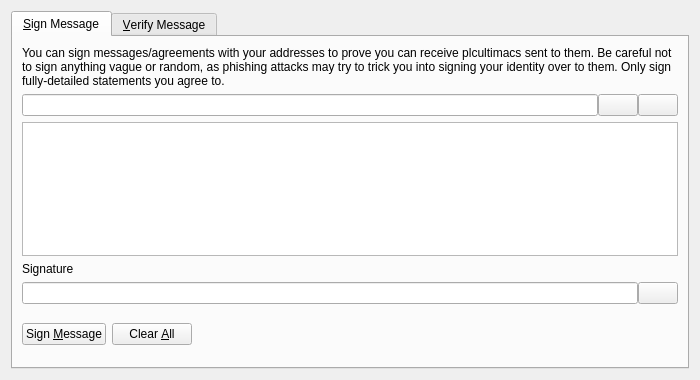
<?xml version="1.0" encoding="UTF-8"?>
<ui version="4.0">
 <class>SignVerifyMessageDialog</class>
 <widget class="QDialog" name="SignVerifyMessageDialog">
  <property name="geometry">
   <rect>
    <x>0</x>
    <y>0</y>
    <width>700</width>
    <height>380</height>
   </rect>
  </property>
  <property name="windowTitle">
   <string>Signatures - Sign / Verify a Message</string>
  </property>
  <property name="modal">
   <bool>true</bool>
  </property>
  <layout class="QVBoxLayout" name="verticalLayout">
   <item>
    <widget class="QTabWidget" name="tabWidget">
     <property name="currentIndex">
      <number>0</number>
     </property>
     <widget class="QWidget" name="tabSignMessage">
      <attribute name="title">
       <string>&amp;Sign Message</string>
      </attribute>
      <layout class="QVBoxLayout" name="verticalLayout_SM">
       <item>
        <widget class="QLabel" name="infoLabel_SM">
         <property name="text">
          <string>You can sign messages/agreements with your addresses to prove you can receive plcultimacs sent to them. Be careful not to sign anything vague or random, as phishing attacks may try to trick you into signing your identity over to them. Only sign fully-detailed statements you agree to.</string>
         </property>
         <property name="textFormat">
          <enum>Qt::PlainText</enum>
         </property>
         <property name="wordWrap">
          <bool>true</bool>
         </property>
        </widget>
       </item>
       <item>
        <layout class="QHBoxLayout" name="horizontalLayout_1_SM">
         <property name="spacing">
          <number>0</number>
         </property>
         <item>
          <widget class="QValidatedLineEdit" name="addressIn_SM">
           <property name="toolTip">
            <string>The PLC Ultima Classic address to sign the message with</string>
           </property>
          </widget>
         </item>
         <item>
          <widget class="QPushButton" name="addressBookButton_SM">
           <property name="toolTip">
            <string>Choose previously used address</string>
           </property>
           <property name="text">
            <string/>
           </property>
           <property name="icon">
            <iconset resource="../bitcoin.qrc">
             <normaloff>:/icons/address-book</normaloff>:/icons/address-book</iconset>
           </property>
           <property name="shortcut">
            <string>Alt+A</string>
           </property>
           <property name="autoDefault">
            <bool>false</bool>
           </property>
          </widget>
         </item>
         <item>
          <widget class="QPushButton" name="pasteButton_SM">
           <property name="toolTip">
            <string>Paste address from clipboard</string>
           </property>
           <property name="text">
            <string/>
           </property>
           <property name="icon">
            <iconset resource="../bitcoin.qrc">
             <normaloff>:/icons/editpaste</normaloff>:/icons/editpaste</iconset>
           </property>
           <property name="shortcut">
            <string>Alt+P</string>
           </property>
           <property name="autoDefault">
            <bool>false</bool>
           </property>
          </widget>
         </item>
        </layout>
       </item>
       <item>
        <widget class="QPlainTextEdit" name="messageIn_SM">
         <property name="toolTip">
          <string>Enter the message you want to sign here</string>
         </property>
        </widget>
       </item>
       <item>
        <widget class="QLabel" name="signatureLabel_SM">
         <property name="text">
          <string>Signature</string>
         </property>
         <property name="textFormat">
          <enum>Qt::PlainText</enum>
         </property>
        </widget>
       </item>
       <item>
        <layout class="QHBoxLayout" name="horizontalLayout_2_SM">
         <property name="spacing">
          <number>0</number>
         </property>
         <item>
          <widget class="QLineEdit" name="signatureOut_SM">
           <property name="font">
            <font>
             <italic>true</italic>
            </font>
           </property>
           <property name="readOnly">
            <bool>true</bool>
           </property>
          </widget>
         </item>
         <item>
          <widget class="QPushButton" name="copySignatureButton_SM">
           <property name="toolTip">
            <string>Copy the current signature to the system clipboard</string>
           </property>
           <property name="text">
            <string/>
           </property>
           <property name="icon">
            <iconset resource="../bitcoin.qrc">
             <normaloff>:/icons/editcopy</normaloff>:/icons/editcopy</iconset>
           </property>
           <property name="autoDefault">
            <bool>false</bool>
           </property>
          </widget>
         </item>
        </layout>
       </item>
       <item>
        <layout class="QHBoxLayout" name="horizontalLayout_3_SM">
         <item>
          <widget class="QPushButton" name="signMessageButton_SM">
           <property name="toolTip">
            <string>Sign the message to prove you own this PLC Ultima Classic address</string>
           </property>
           <property name="text">
            <string>Sign &amp;Message</string>
           </property>
           <property name="icon">
            <iconset resource="../bitcoin.qrc">
             <normaloff>:/icons/edit</normaloff>:/icons/edit</iconset>
           </property>
           <property name="autoDefault">
            <bool>false</bool>
           </property>
          </widget>
         </item>
         <item>
          <widget class="QPushButton" name="clearButton_SM">
           <property name="toolTip">
            <string>Reset all sign message fields</string>
           </property>
           <property name="text">
            <string>Clear &amp;All</string>
           </property>
           <property name="icon">
            <iconset resource="../bitcoin.qrc">
             <normaloff>:/icons/remove</normaloff>:/icons/remove</iconset>
           </property>
           <property name="autoDefault">
            <bool>false</bool>
           </property>
          </widget>
         </item>
         <item>
          <spacer name="horizontalSpacer_1_SM">
           <property name="orientation">
            <enum>Qt::Horizontal</enum>
           </property>
           <property name="sizeHint" stdset="0">
            <size>
             <width>40</width>
             <height>48</height>
            </size>
           </property>
          </spacer>
         </item>
         <item>
          <widget class="QLabel" name="statusLabel_SM">
           <property name="font">
            <font>
             <weight>75</weight>
             <bold>true</bold>
            </font>
           </property>
           <property name="text">
            <string/>
           </property>
           <property name="wordWrap">
            <bool>true</bool>
           </property>
          </widget>
         </item>
         <item>
          <spacer name="horizontalSpacer_2_SM">
           <property name="orientation">
            <enum>Qt::Horizontal</enum>
           </property>
           <property name="sizeHint" stdset="0">
            <size>
             <width>40</width>
             <height>48</height>
            </size>
           </property>
          </spacer>
         </item>
        </layout>
       </item>
      </layout>
     </widget>
     <widget class="QWidget" name="tabVerifyMessage">
      <attribute name="title">
       <string>&amp;Verify Message</string>
      </attribute>
      <layout class="QVBoxLayout" name="verticalLayout_VM">
       <item>
        <widget class="QLabel" name="infoLabel_VM">
         <property name="text">
          <string>Enter the receiver's address, message (ensure you copy line breaks, spaces, tabs, etc. exactly) and signature below to verify the message. Be careful not to read more into the signature than what is in the signed message itself, to avoid being tricked by a man-in-the-middle attack. Note that this only proves the signing party receives with the address, it cannot prove sendership of any transaction!</string>
         </property>
         <property name="textFormat">
          <enum>Qt::PlainText</enum>
         </property>
         <property name="alignment">
          <set>Qt::AlignLeading|Qt::AlignLeft|Qt::AlignTop</set>
         </property>
         <property name="wordWrap">
          <bool>true</bool>
         </property>
        </widget>
       </item>
       <item>
        <layout class="QHBoxLayout" name="horizontalLayout_1_VM">
         <property name="spacing">
          <number>0</number>
         </property>
         <item>
          <widget class="QValidatedLineEdit" name="addressIn_VM">
           <property name="toolTip">
            <string>The PLC Ultima Classic address the message was signed with</string>
           </property>
          </widget>
         </item>
         <item>
          <widget class="QPushButton" name="addressBookButton_VM">
           <property name="toolTip">
            <string>Choose previously used address</string>
           </property>
           <property name="text">
            <string/>
           </property>
           <property name="icon">
            <iconset resource="../bitcoin.qrc">
             <normaloff>:/icons/address-book</normaloff>:/icons/address-book</iconset>
           </property>
           <property name="shortcut">
            <string>Alt+A</string>
           </property>
           <property name="autoDefault">
            <bool>false</bool>
           </property>
          </widget>
         </item>
        </layout>
       </item>
       <item>
        <widget class="QPlainTextEdit" name="messageIn_VM"/>
       </item>
       <item>
        <widget class="QValidatedLineEdit" name="signatureIn_VM"/>
       </item>
       <item>
        <layout class="QHBoxLayout" name="horizontalLayout_2_VM">
         <item>
          <widget class="QPushButton" name="verifyMessageButton_VM">
           <property name="toolTip">
            <string>Verify the message to ensure it was signed with the specified PLC Ultima Classic address</string>
           </property>
           <property name="text">
            <string>Verify &amp;Message</string>
           </property>
           <property name="icon">
            <iconset resource="../bitcoin.qrc">
             <normaloff>:/icons/transaction_0</normaloff>:/icons/transaction_0</iconset>
           </property>
           <property name="autoDefault">
            <bool>false</bool>
           </property>
          </widget>
         </item>
         <item>
          <widget class="QPushButton" name="clearButton_VM">
           <property name="toolTip">
            <string>Reset all verify message fields</string>
           </property>
           <property name="text">
            <string>Clear &amp;All</string>
           </property>
           <property name="icon">
            <iconset resource="../bitcoin.qrc">
             <normaloff>:/icons/remove</normaloff>:/icons/remove</iconset>
           </property>
           <property name="autoDefault">
            <bool>false</bool>
           </property>
          </widget>
         </item>
         <item>
          <spacer name="horizontalSpacer_1_VM">
           <property name="orientation">
            <enum>Qt::Horizontal</enum>
           </property>
           <property name="sizeHint" stdset="0">
            <size>
             <width>40</width>
             <height>48</height>
            </size>
           </property>
          </spacer>
         </item>
         <item>
          <widget class="QLabel" name="statusLabel_VM">
           <property name="font">
            <font>
             <weight>75</weight>
             <bold>true</bold>
            </font>
           </property>
           <property name="text">
            <string/>
           </property>
           <property name="wordWrap">
            <bool>true</bool>
           </property>
          </widget>
         </item>
         <item>
          <spacer name="horizontalSpacer_2_VM">
           <property name="orientation">
            <enum>Qt::Horizontal</enum>
           </property>
           <property name="sizeHint" stdset="0">
            <size>
             <width>40</width>
             <height>48</height>
            </size>
           </property>
          </spacer>
         </item>
        </layout>
       </item>
      </layout>
     </widget>
    </widget>
   </item>
  </layout>
 </widget>
 <customwidgets>
  <customwidget>
   <class>QValidatedLineEdit</class>
   <extends>QLineEdit</extends>
   <header>qvalidatedlineedit.h</header>
  </customwidget>
 </customwidgets>
 <resources>
  <include location="../bitcoin.qrc"/>
 </resources>
 <connections/>
</ui>
